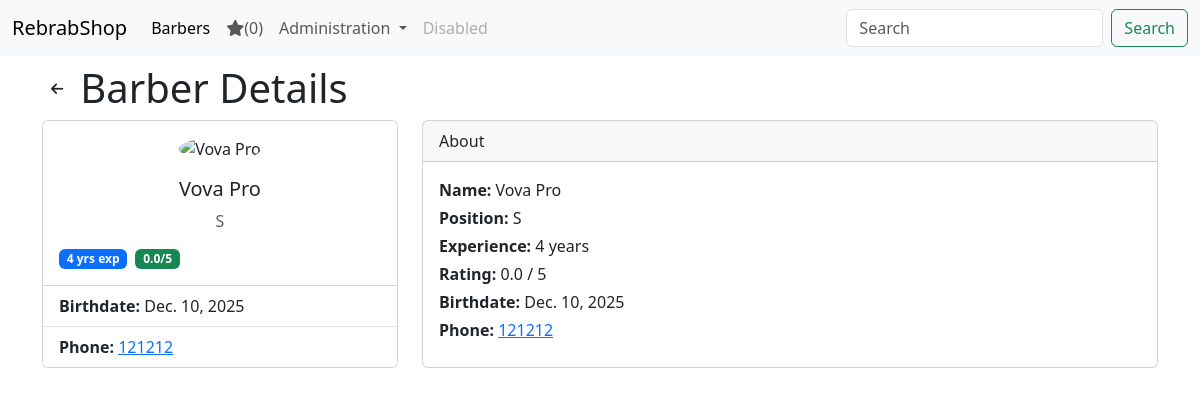
Screenshot of /barbers/6/ with the database file from the repository.
### barbers/models.py (models this page shows, shortened)
class Barber(models.Model):
    GENDER_CHOICES = [
        ('M', 'Male'),
        ('F', 'Female')
    ]
    POSITION_CHOICES = [
        ('J', 'Junior Barber'),
        ('S', 'Senior Barber'),
        ('M', 'Master Barber')
    ]
    name = models.CharField(max_length=100)
    photo = models.ImageField(upload_to='barber_photos/', blank=True, null=True)
    experience = models.IntegerField(validators=[MinValueValidator(0), MaxValueValidator(60)])
    birthdate = models.DateField()
    position = models.CharField(max_length=100, choices=POSITION_CHOICES)
    gender = models.CharField(max_length=1, choices=GENDER_CHOICES)
    rating = models.FloatField(default=0)
    phone = models.CharField(max_length=20)

### barbers/views.py (the view)
# urls.py: path('<int:pk>/', barbers.views.barber_detail, name="barber_detail"),
def barber_detail(request, pk):
    barber = get_object_or_404(Barber, pk=pk)
    return render(request, "barbers/detail.html", {"barber": barber})

### favorites/context_processor.py (called while the page is built)
def favorite_barbers_count(request):
    return { 'fav_count': get_count_of_favorite_barbers(request) }

### favorites/favorites.py (called while the page is built)
def get_favorite_barbers(request):
    return request.session.get(FAVORITE_BARBERS_KEY, [])

def get_count_of_favorite_barbers(request):
    return len(get_favorite_barbers(request))

### barbers/templates/barbers/detail.html
{% extends "layout.html" %} {% block content %}
<div class="d-flex align-items-center gap-2 my-2">
  <a href="javascript:history.back()" class="btn btn-sm">
    <i class="fa-solid fa-arrow-left"></i>
  </a>
  <h1 class="mb-0">Barber Details</h1>
</div>
<div class="row g-4">
  <div class="col-lg-4">
    <div class="card h-100">
      <div class="card-body text-center">
        {% if barber.photo %}
        <img
          style="
            height: 150px;
            width: 150px;
            object-fit: cover;
            border-radius: 50%;
          "
          src="{{barber.photo.url}}"
          alt="{{ barber.name }}"
          class="mb-3"
        />
        {% else %}
        <img
          style="
            height: 150px;
            width: 150px;
            object-fit: cover;
            border-radius: 50%;
          "
          src="https://img.freepik.com/premium-vector/vector-flat-man-avatar-no-face-with-hairstyle-beard_574806-4741.jpg"
          alt="{{ barber.name }}"
          class="mb-3"
        />
        {% endif %}
        <h5 class="card-title">{{ barber.name }}</h5>
        <p class="card-text text-muted">{{ barber.position }}</p>
        <div class="d-flex align-items-center gap-2">
          <span class="badge text-bg-primary"
            >{{ barber.experience }} yrs exp</span
          >
          <span class="badge text-bg-success">{{ barber.rating }}/5</span>
        </div>
      </div>
      <ul class="list-group list-group-flush">
        <li class="list-group-item">
          <strong>Birthdate:</strong> {{ barber.birthdate }}
        </li>
        <li class="list-group-item">
          <strong>Phone:</strong>
          <a href="tel:{{ barber.phone }}">{{ barber.phone }}</a>
        </li>
      </ul>
    </div>
  </div>
  <div class="col-lg-8">
    <div class="card h-100">
      <div class="card-header">About</div>
      <div class="card-body">
        <p class="mb-1"><strong>Name:</strong> {{ barber.name }}</p>
        <p class="mb-1"><strong>Position:</strong> {{ barber.position }}</p>
        <p class="mb-1">
          <strong>Experience:</strong> {{ barber.experience }} years
        </p>
        <p class="mb-1"><strong>Rating:</strong> {{ barber.rating }} / 5</p>
        <p class="mb-1"><strong>Birthdate:</strong> {{ barber.birthdate }}</p>
        <p class="mb-0">
          <strong>Phone:</strong>
          <a href="tel:{{ barber.phone }}">{{ barber.phone }}</a>
        </p>
      </div>
    </div>
  </div>
</div>
{% endblock %}

### rows the page displays
Barber: name "Vova Pro", position "S", experience "4", rating "0.0", birthdate "Dec. 10, 2025", phone "121212"

### other values shown
{{ fav_count }} "0"
